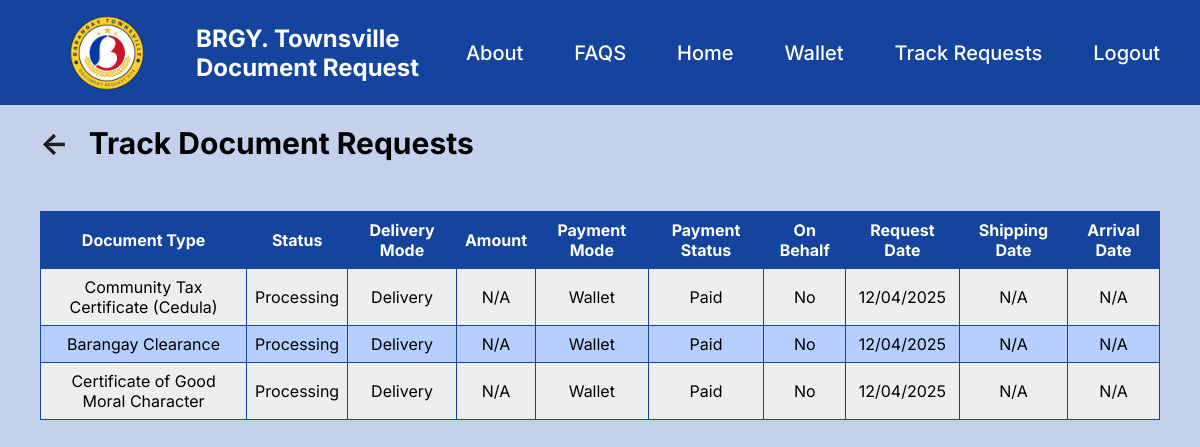
Page /track_request.php (signed in) on the committed database.
### tables this page shows
CREATE TABLE Requests (
	request_id INT NOT NULL AUTO_INCREMENT PRIMARY KEY,
    user_id INT NOT NULL,
    doc_id INT NOT NULL,
    request_date DATETIME NOT NULL DEFAULT CURRENT_TIMESTAMP,
    status ENUM('Pending', 'Approved', 'Denied', 'Processing', 'Ready for Shipping', 'Shipping', 'Ready for Pick-up', 'Released') NOT NULL DEFAULT 'Pending',
    delivery_mode ENUM('Pick-up', 'Delivery') NOT NULL,
    payment_mode ENUM('Cash_On_Delivery','Wallet') DEFAULT NULL,
    copies INT NOT NULL,
    is_on_behalf TINYINT NOT NULL DEFAULT 0,
    payment_status ENUM('Pending', 'Paid', 'Refunded') NOT NULL DEFAULT 'Pending',
    shipping_date DATETIME DEFAULT NULL, 
    arrival_date DATETIME DEFAULT NULL,
    pickup_status ENUM('Not Picked Up','Picked Up') NOT NULL DEFAULT 'Not Picked Up',
    pickup_date DATETIME DEFAULT NULL,
    CONSTRAINT requests_fk_user FOREIGN KEY (user_id) REFERENCES users(id),
	CONSTRAINT requests_fk_docu FOREIGN KEY (doc_id) REFERENCES document_types(doc_id)
);

CREATE TABLE Document_Types(
	doc_id INT NOT NULL AUTO_INCREMENT PRIMARY KEY,
    doc_name VARCHAR(255) NOT NULL,
    price DECIMAL(10, 2) NOT NULL,
    shipping_fee DECIMAL(10, 2) NOT NULL,
    description VARCHAR(255) NOT NULL,
    status ENUM('Active', 'Inactive')
) AUTO_INCREMENT = 9;

### track_request.php (the view, shortened to what this page needs)
<!DOCTYPE html>
<html lang="en">
<head>
    <link rel="stylesheet" href="style.css">
</head>
<body>
    <header class="main-header">
        <div class="logo">
        <img src="./images/logo.png">
        <div>
            <h4>BRGY. Townsville</h4>
            <h4>Document Request</h4>
        </div>
        </div>
    <nav class="navigation-menu">
        <ul>
            <li>About</li>
            <li>FAQS</li>
            <li><a href="dashboard.php">Home</a></li>
            <li><a href="view_wallet.php">Wallet</a></li>
            <li><a href="track_request.php">Track Requests</a></li>
            <li><a href="logout.php">Logout</a></li>
        </ul>
    </nav>
    </header>
    <div class="main-dashboard">
       <div class="page-container">
            <h2><a href="dashboard.php"><b><-</b></a></h2>
            <h2>Track Document Requests</h2>
        </div>
       <div class="table-container">
                <?php
                include "db.php";
                $user_id = $_SESSION['id'];
                $sql = "SELECT r.request_id, r.request_date, r.status, r.delivery_mode, r.payment_mode, r.payment_status, r.shipping_date, r.arrival_date,
                            d.doc_name,
                            p.amount, p.payment_date, p.transaction_type, r.is_on_behalf
                        FROM requests r
                        JOIN document_types d ON r.doc_id = d.doc_id
                        LEFT JOIN payments p ON r.request_id = p.request_id
                        WHERE r.user_id = '$user_id'";
                $result = $conn->query($sql);
                if ($result->num_rows > 0) {
                    echo'
                        <table class="user-table">
                        <tr class="head">
                            <th>Document Type</th>
                            <th>Status</th>
                            <th>Delivery Mode</th>
                            <th>Amount</th>
                            <th>Payment Mode</th>
                            <th>Payment Status</th>
                            <th>On Behalf</th>
                            <th>Request Date</th>
                            <th>Shipping Date</th>
                            <th>Arrival Date</th>
                        </tr>
                        ';
                    while ($row = mysqli_fetch_row($result)) {
                        $request_date = date("m/d/Y", strtotime($row[1]));
                        $status = $row[2];
                        $delivery_mode = $row[3];
                        $payment_mode = $row[4] ? $row[4] : 'Cash';
                        $payment_status = $row[5];
                        $shipping_date = $row[6] ? $row[6] : 'N/A';
                        $arrival_date = $row[7] ? $row[7] : 'N/A';
                        $doc_name = $row[8];
                        $amount = $row[9] ? $row[9] : 'N/A';
                        $is_on_behalf = $row[12] ? 'Yes' : 'No';
                        echo "<tr>
                                <td>$doc_name</td>
                                <td>$status</td>
                                <td>$delivery_mode</td>
                                <td>$amount</td>
                                <td>$payment_mode</td>
                                <td>$payment_status</td>
                                <td>$is_on_behalf</td>
                                <td>$request_date</td>
                                <td>$shipping_date</td>
                                <td>$arrival_date</td>
                              </tr>
                              ";
                    }
                    echo'</table>';
                } else {
                    echo '<p class="not-found"><b>No requests found</b></p>';
                }
                ?>
        </div>
    </div>
</body>
</html>

### style.css (style rules this page uses)
* { margin:0; padding:0; box-sizing: border-box; font-family: 'Inter'; }
:root { --main-bg:#C3D1EC; --container-bg:#E0E7F5; --header-color:#14449D; --warning:#D4A5B2; }
body { background-color: var(--main-bg); height:auto; }
.main-header { height: 105px; display: flex; background-color: var(--header-color); padding: 10px; align-items: center; justify-content: space-between; color: white; }
.main-header h4 { font-size: 24px; }
.logo { margin-left:47px; display: flex; align-items: center; gap: 47px; }
.logo img { width: 100px; height: 100px; margin-right: -8px; }
.navigation-menu { display: flex; justify-content: flex-end; padding: 15px 30px; }
.navigation-menu ul { list-style: none; display: flex; gap: 51px; }
.navigation-menu ul li { font-size: 20px; font-weight: 500; }
.navigation-menu ul li a { text-decoration: none; color: white; }
.main-dashboard { display:flex; justify-content: center; margin:0; padding:20px 40px 40px; flex-direction: column; }
.main-dashboard h2 { margin-bottom:10px; font-size: 30px; }
.table-container { width: 100%; height: 500px; overflow-y: auto; overflow-x: hidden; }
.page-container { display: flex; }
.page-container a { padding-right: 20px; text-decoration: none; color:#1E1E1E; }
.user-table { margin-top:20px; border-collapse: collapse; width:100%; }
.user-table th, .user-table td { border: 1px solid var(--header-color); padding: 8px; text-align:center; }
.user-table .head th { background-color: var(--header-color); color:white; }
.user-table tr:nth-child(odd) { background-color: #B7CFFF; }
.user-table tr:nth-child(even) { background-color: #EEEEEE; }
.page-container h2 { margin-bottom: 30px; }

### rows in the picture
requests: doc.doc_name "Community Tax Certificate (Cedula)", status "Processing", delivery_mode "Delivery", amount "N/A", payment_mode "Wallet", payment_status "Paid", is_on_behalf "No", request_date "12/04/2025", shipping_date "N/A", arrival_date "N/A"
requests: doc.doc_name "Barangay Clearance", status "Processing", delivery_mode "Delivery", amount "N/A", payment_mode "Wallet", payment_status "Paid", is_on_behalf "No", request_date "12/04/2025", shipping_date "N/A", arrival_date "N/A"
requests: doc.doc_name "Certificate of Good Moral Character", status "Processing", delivery_mode "Delivery", amount "N/A", payment_mode "Wallet", payment_status "Paid", is_on_behalf "No", request_date "12/04/2025", shipping_date "N/A", arrival_date "N/A"
